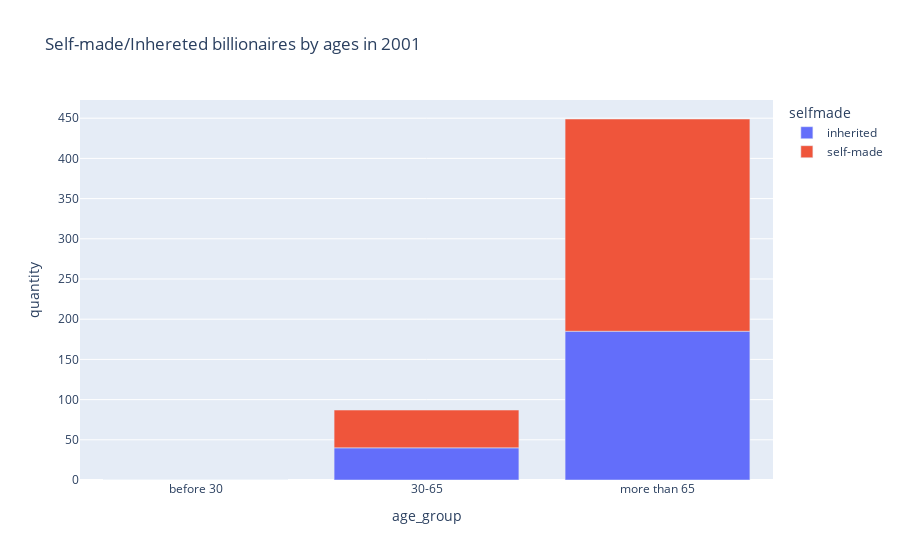

Notebook code cell kept with this figure:
### Code cell
import plotly.express as px
age_group = ['before 30', '30-65', 'more than 65']
fig = px.bar(age_group_selfmade_2001, x="age_group", y="quantity", color="selfmade",\
             title="Self-made/Inhereted billionaires by ages in 2001 ")
fig.update_layout(xaxis={'tickvals': age_group})


fig.show()

### Figure 1 — Plotly figure (JSON) as saved in the notebook; plotly's stock layout.template omitted (floating-point values rounded to 4 significant figures)
{"data": [{"alignmentgroup": "True", "hovertemplate": "selfmade=inherited<br>age_group=%{x}<br>quantity=%{y}<extra></extra>", "legendgroup": "inherited", "marker": {"color": "#636efa", "pattern": {"shape": ""}}, "name": "inherited", "offsetgroup": "inherited", "orientation": "v", "showlegend": true, "textposition": "auto", "type": "bar", "x": ["before 30", "30-65", "more than 65"], "xaxis": "x", "y": [0, 40, 185], "yaxis": "y"}, {"alignmentgroup": "True", "hovertemplate": "selfmade=self-made<br>age_group=%{x}<br>quantity=%{y}<extra></extra>", "legendgroup": "self-made", "marker": {"color": "#EF553B", "pattern": {"shape": ""}}, "name": "self-made", "offsetgroup": "self-made", "orientation": "v", "showlegend": true, "textposition": "auto", "type": "bar", "x": ["before 30", "30-65", "more than 65"], "xaxis": "x", "y": [0, 47, 264], "yaxis": "y"}], "layout": {"barmode": "relative", "legend": {"title": {"text": "selfmade"}, "tracegroupgap": 0}, "title": {"text": "Self-made/Inhereted billionaires by ages in 2001 "}, "xaxis": {"anchor": "y", "domain": [0, 1], "tickvals": ["before 30", "30-65", "more than 65"], "title": {"text": "age_group"}}, "yaxis": {"anchor": "x", "domain": [0, 1], "title": {"text": "quantity"}}}}
